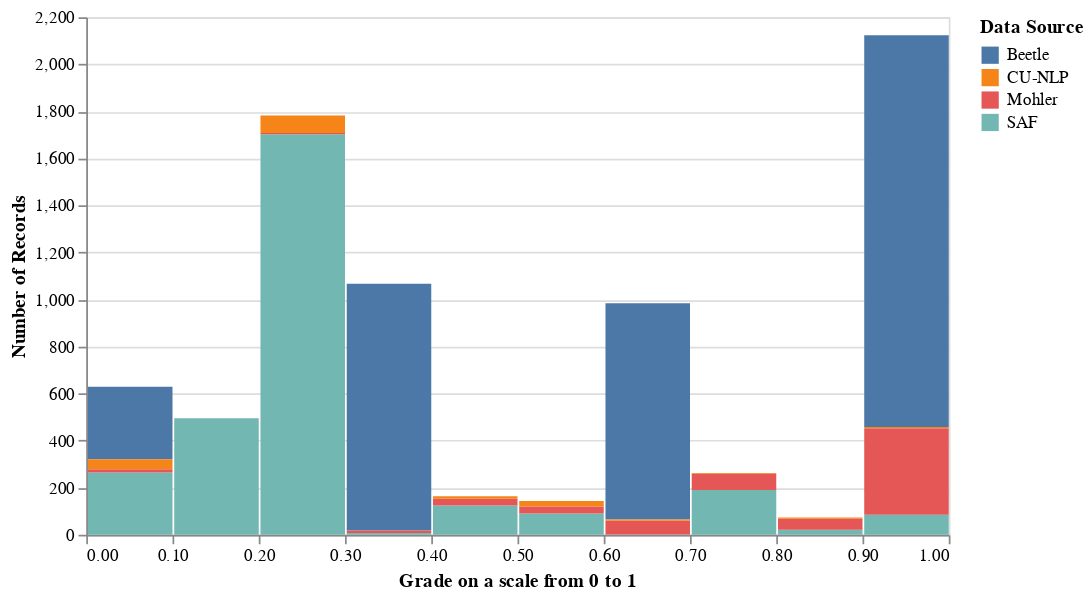

Write notebook code for a chart like this one.
### Markdown cell above
That seems to be working well!  
Then we can have a look at the distributions over all the data:

### Code cell
alt.Chart(df_combined).mark_bar().encode(
    alt.X("normalized_grade").title("Grade on a scale from 0 to 1").bin(),
    alt.Y('count()').title("Number of Records"),
    color=alt.Color('data_source:N').title("Data Source"),
).properties(
    width=500,
    height=300
)

### Figure 1 — Vega specification as saved in the notebook (floating-point values rounded to 4 significant figures)
{"$schema": "https://vega.github.io/schema/vega/v5.json", "data": [{"name": "source_0", "values": [{"__count_end": 2123.0, "__count_start": 458.0, "bin_maxbins_10_normalized_grade": 0.9, "bin_maxbins_10_normalized_grade_end": 1.0, "data_source": "Beetle"}, {"__count_end": 1067.0, "__count_start": 18.0, "bin_maxbins_10_normalized_grade": 0.3, "bin_maxbins_10_normalized_grade_end": 0.4, "data_source": "Beetle"}, {"__count_end": 984.0, "__count_start": 65.0, "bin_maxbins_10_normalized_grade": 0.6, "bin_maxbins_10_normalized_grade_end": 0.7, "data_source": "Beetle"}, {"__count_end": 629.0, "__count_start": 321.0, "bin_maxbins_10_normalized_grade": 0.0, "bin_maxbins_10_normalized_grade_end": 0.1, "data_source": "Beetle"}, {"__count_end": 495.0, "__count_start": 0.0, "bin_maxbins_10_normalized_grade": 0.1, "bin_maxbins_10_normalized_grade_end": 0.2, "data_source": "SAF"}, {"__count_end": 1703.0, "__count_start": 0.0, "bin_maxbins_10_normalized_grade": 0.2, "bin_maxbins_10_normalized_grade_end": 0.3, "data_source": "SAF"}, {"__count_end": 85.0, "__count_start": 0.0, "bin_maxbins_10_normalized_grade": 0.9, "bin_maxbins_10_normalized_grade_end": 1.0, "data_source": "SAF"}, {"__count_end": 190.0, "__count_start": 0.0, "bin_maxbins_10_normalized_grade": 0.7, "bin_maxbins_10_normalized_grade_end": 0.8, "data_source": "SAF"}, {"__count_end": 265.0, "__count_start": 0.0, "bin_maxbins_10_normalized_grade": 0.0, "bin_maxbins_10_normalized_grade_end": 0.1, "data_source": "SAF"}, {"__count_end": 124.0, "__count_start": 0.0, "bin_maxbins_10_normalized_grade": 0.4, "bin_maxbins_10_normalized_grade_end": 0.5, "data_source": "SAF"}, {"__count_end": 90.0, "__count_start": 0.0, "bin_maxbins_10_normalized_grade": 0.5, "bin_maxbins_10_normalized_grade_end": 0.6, "data_source": "SAF"}, {"__count_end": 21.0, "__count_start": 0.0, "bin_maxbins_10_normalized_grade": 0.8, "bin_maxbins_10_normalized_grade_end": 0.9, "data_source": "SAF"}, {"__count_end": 7.0, "__count_start": 0.0, "bin_maxbins_10_normalized_grade": 0.3, "bin_maxbins_10_normalized_grade_end": 0.4, "data_source": "SAF"}, {"__count_end": 1.0, "__count_start": 0.0, "bin_maxbins_10_normalized_grade": 0.6, "bin_maxbins_10_normalized_grade_end": 0.7, "data_source": "SAF"}, {"__count_end": 259.0, "__count_start": 190.0, "bin_maxbins_10_normalized_grade": 0.7, "bin_maxbins_10_normalized_grade_end": 0.8, "data_source": "Mohler"}, {"__count_end": 453.0, "__count_start": 85.0, "bin_maxbins_10_normalized_grade": 0.9, "bin_maxbins_10_normalized_grade_end": 1.0, "data_source": "Mohler"}, {"__count_end": 68.0, "__count_start": 21.0, "bin_maxbins_10_normalized_grade": 0.8, "bin_maxbins_10_normalized_grade_end": 0.9, "data_source": "Mohler"}, {"__count_end": 59.0, "__count_start": 1.0, "bin_maxbins_10_normalized_grade": 0.6, "bin_maxbins_10_normalized_grade_end": 0.7, "data_source": "Mohler"}, {"__count_end": 153.0, "__count_start": 124.0, "bin_maxbins_10_normalized_grade": 0.4, "bin_maxbins_10_normalized_grade_end": 0.5, "data_source": "Mohler"}, {"__count_end": 120.0, "__count_start": 90.0, "bin_maxbins_10_normalized_grade": 0.5, "bin_maxbins_10_normalized_grade_end": 0.6, "data_source": "Mohler"}, {"__count_end": 18.0, "__count_start": 7.0, "bin_maxbins_10_normalized_grade": 0.3, "bin_maxbins_10_normalized_grade_end": 0.4, "data_source": "Mohler"}, {"__count_end": 1708.0, "__count_start": 1703.0, "bin_maxbins_10_normalized_grade": 0.2, "bin_maxbins_10_normalized_grade_end": 0.3, "data_source": "Mohler"}, {"__count_end": 278.0, "__count_start": 265.0, "bin_maxbins_10_normalized_grade": 0.0, "bin_maxbins_10_normalized_grade_end": 0.1, "data_source": "Mohler"}, {"__count_end": 1782.0, "__count_start": 1708.0, "bin_maxbins_10_normalized_grade": 0.2, "bin_maxbins_10_normalized_grade_end": 0.3, "data_source": "CU-NLP"}, {"__count_end": 144.0, "__count_start": 120.0, "bin_maxbins_10_normalized_grade": 0.5, "bin_maxbins_10_normalized_grade_end": 0.6, "data_source": "CU-NLP"}, {"__count_end": 321.0, "__count_start": 278.0, "bin_maxbins_10_normalized_grade": 0.0, "bin_maxbins_10_normalized_grade_end": 0.1, "data_source": "CU-NLP"}, {"__count_end": 262.0, "__count_start": 259.0, "bin_maxbins_10_normalized_grade": 0.7, "bin_maxbins_10_normalized_grade_end": 0.8, "data_source": "CU-NLP"}, {"__count_end": 458.0, "__count_start": 453.0, "bin_maxbins_10_normalized_grade": 0.9, "bin_maxbins_10_normalized_grade_end": 1.0, "data_source": "CU-NLP"}, {"__count_end": 164.0, "__count_start": 153.0, "bin_maxbins_10_normalized_grade": 0.4, "bin_maxbins_10_normalized_grade_end": 0.5, "data_source": "CU-NLP"}, {"__count_end": 65.0, "__count_start": 59.0, "bin_maxbins_10_normalized_grade": 0.6, "bin_maxbins_10_normalized_grade_end": 0.7, "data_source": "CU-NLP"}, {"__count_end": 73.0, "__count_start": 68.0, "bin_maxbins_10_normalized_grade": 0.8, "bin_maxbins_10_normalized_grade_end": 0.9, "data_source": "CU-NLP"}]}, {"name": "source_0_color_domain_data_source", "values": [{"data_source": "Beetle"}, {"data_source": "SAF"}, {"data_source": "Mohler"}, {"data_source": "CU-NLP"}]}], "signals": [{"name": "bin_maxbins_10_normalized_grade_bins", "value": {"fields": ["normalized_grade"], "fname": "bin_normalized_grade", "start": 0.0, "step": 0.1, "stop": 1.0}}], "marks": [{"type": "rect", "name": "marks", "from": {"data": "source_0"}, "encode": {"update": {"x": {"field": "bin_maxbins_10_normalized_grade_end", "scale": "x", "offset": {"signal": "0.5 + (abs(scale(\"x\", datum[\"bin_maxbins_10_normalized_grade_end\"]) - scale(\"x\", datum[\"bin_maxbins_10_normalized_grade\"])) < 0.25 ? 0.5 * (0.25 - (abs(scale(\"x\", datum[\"bin_maxbins_10_normalized_grade_end\"]) - scale(\"x\", datum[\"bin_maxbins_10_normalized_grade\"])))) : -0.5)"}}, "x2": {"field": "bin_maxbins_10_normalized_grade", "scale": "x", "offset": {"signal": "0.5 + (abs(scale(\"x\", datum[\"bin_maxbins_10_normalized_grade_end\"]) - scale(\"x\", datum[\"bin_maxbins_10_normalized_grade\"])) < 0.25 ? -0.5 * (0.25 - (abs(scale(\"x\", datum[\"bin_maxbins_10_normalized_grade_end\"]) - scale(\"x\", datum[\"bin_maxbins_10_normalized_grade\"])))) : 0.5)"}}, "fill": {"field": "data_source", "scale": "color"}, "y": {"field": "__count_end", "scale": "y"}, "y2": {"field": "__count_start", "scale": "y"}}}, "style": ["bar"]}], "scales": [{"name": "x", "type": "linear", "domain": {"signal": "[bin_maxbins_10_normalized_grade_bins.start, bin_maxbins_10_normalized_grade_bins.stop]"}, "range": [0, {"signal": "width"}], "bins": {"signal": "bin_maxbins_10_normalized_grade_bins"}, "zero": false}, {"name": "y", "type": "linear", "domain": {"data": "source_0", "fields": ["__count_start", "__count_end"]}, "range": [{"signal": "height"}, 0], "nice": true, "zero": true}, {"name": "color", "type": "ordinal", "domain": {"data": "source_0_color_domain_data_source", "field": "data_source", "sort": true}, "range": "category"}], "axes": [{"scale": "y", "zindex": 0, "labels": false, "tickCount": {"signal": "ceil(height/40)"}, "gridScale": "x", "maxExtent": 0, "minExtent": 0, "aria": false, "grid": true, "domain": false, "ticks": false, "orient": "left"}, {"scale": "x", "zindex": 0, "grid": false, "title": "Grade on a scale from 0 to 1", "labelOverlap": true, "orient": "bottom", "labelFlush": true, "tickCount": {"signal": "ceil(width/10)"}}, {"scale": "y", "title": "Number of Records", "orient": "left", "grid": false, "tickCount": {"signal": "ceil(height/40)"}, "labelOverlap": true, "zindex": 0}], "style": "cell", "width": 500, "background": "white", "padding": 5, "legends": [{"title": "Data Source", "fill": "color", "symbolType": "square"}], "height": 300}
